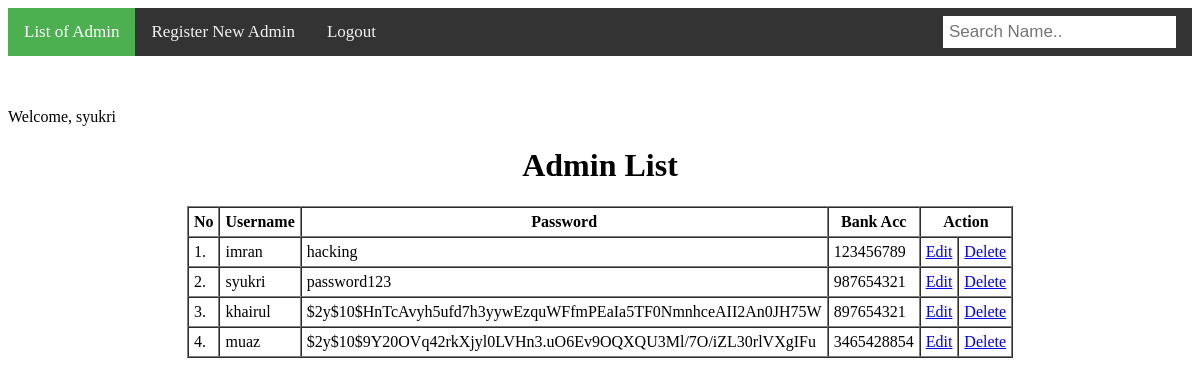
The app's page /adminlist.php (signed in) with its own data.
### tables this page shows
CREATE TABLE IF NOT EXISTS `tbl_user` (
  `user_id` int(11) NOT NULL AUTO_INCREMENT,
  `user_uname` varchar(255) NOT NULL,
  `user_password` varchar(255) NOT NULL,
  `user_bankaccount` varchar(16) DEFAULT NULL,
  PRIMARY KEY (`user_id`)
);

### adminlist.php (the view, shortened to what this page needs)
<?php
include ('adminconnect.php'); ?>
<!DOCTYPE html>
<html lang="en">
  <head>
  </head>
  <body>
    <p>
      <?php
      if(!empty($_SESSION['adminid']))
      {
        echo "Welcome, ".$_SESSION['adminid'];
      } ?>
    </p>
    <center>
    <h1>Admin List</h1>
    <table cellpadding="5" cellspacing="0" border="1">
  		<tr>
      <th>No</th>
  		<th>Username</th>
  		<th>Password</th>
      <th>Bank Acc</th>
      <th colspan="2">Action</th>
  		</tr>
  		<?php
  			$query ="SELECT * FROM tbl_user";
  			$exec =mysqli_query($con,$query);
  			if(mysqli_num_rows($exec)>0)
        {
  				$i=1;
  				foreach ($exec as $row) {
  					?>
  					<tr>
  						<td><?php echo $i++;?>.</td>
  						<td><?php echo $row['user_uname']; ?></td>
  						<td><?php echo $row['user_password']; ?></td>
              <td><?php echo $row['user_bankaccount']; ?></td>
              <td><a href="edit.php?id=<?php echo $row['user_id']; ?>">Edit</a></td>
              <td><a href="deleteAdmin.php?id=<?php echo $row['user_id']; ?>">Delete</a></td>
  					</tr>
  				<?php }
  			}
  ?>
  	</table>
    </center>
  </body>
</html>

### records on screen
tbl_user: user_uname "imran", user_password "hacking", user_bankaccount "123456789"
tbl_user: user_uname "syukri", user_password "password123", user_bankaccount "987654321"
tbl_user: user_uname "khairul", user_password "$2y$10$HnTcAvyh5ufd7h3yywEzquWFfmPEaIa5TF0NmnhceAII2An0JH75W", user_bankaccount "897654321"
tbl_user: user_uname "muaz", user_password "$2y$10$9Y20OVq42rkXjyl0LVHn3.uO6Ev9OQXQU3Ml/7O/iZL30rlVXgIFu", user_bankaccount "3465428854"

### other values on screen
$_SESSION['adminid'] "syukri"
